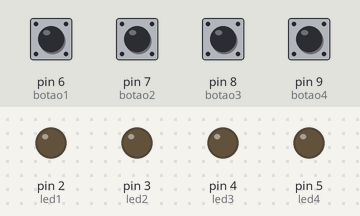
A program run on a simulated Arduino Uno, built with avr-gcc and run on an emulated ATmega328P. Parts: output pins drawn as LEDs (lit = HIGH). The inputs (shaded band) are chosen by the test bench; at power-on: pin 6 (botao1), pin 7 (botao2), pin 8 (botao3), pin 9 (botao4) HIGH.

Above: at 1.2 s.
1.3 s: pin 6 (botao1) pulled LOW for 0.15 s
At 1.37 s:
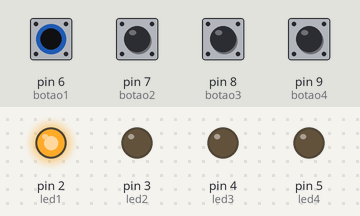
2.9 s: pin 7 (botao2) pulled LOW for 0.15 s
At 2.97 s:
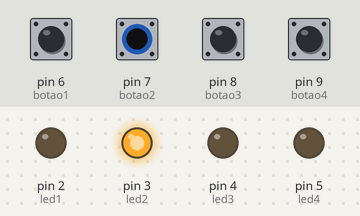
4.5 s: pin 8 (botao3) pulled LOW for 0.15 s
At 4.57 s:
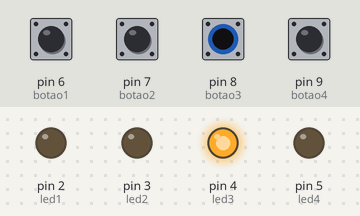
6.1 s: pin 9 (botao4) pulled LOW for 0.15 s
At 6.17 s:
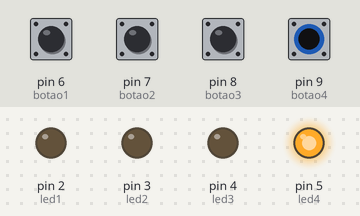
7.7 s: pin 6 (botao1) driven LOW and pin 7 (botao2) driven LOW
At 8.5 s:
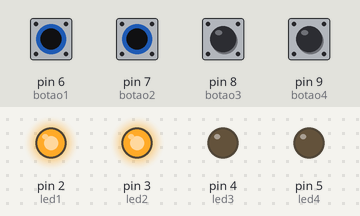
9.2 s: pin 8 (botao3) pulled LOW for 1 s
At 9.6 s:
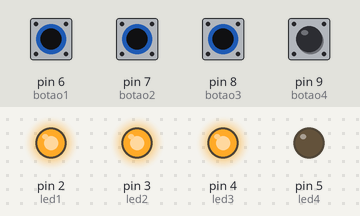
Timing chart, 0 to 12.2 s (numbered marks = the images above; inputs shaded):
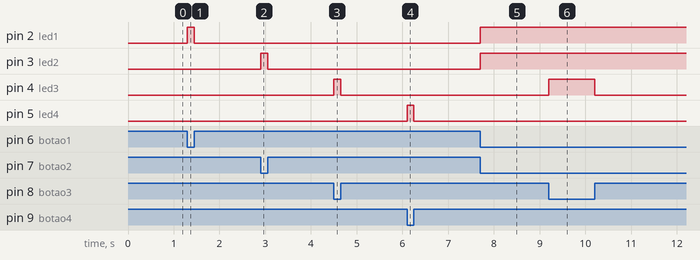

Measured:
- after the input at 1.3 s, pin 2 (led1): LOW → HIGH at once, → LOW 0.15 s later
- after the input at 2.9 s, pin 3 (led2): LOW → HIGH at once, → LOW 0.15 s later
- after the input at 4.5 s, pin 4 (led3): LOW → HIGH at once, → LOW 0.15 s later
- after the input at 6.1 s, pin 5 (led4): LOW → HIGH at once, → LOW 0.15 s later
- after the input at 7.7 s, pin 2 (led1), pin 3 (led2): LOW → HIGH at once
- after the input at 9.2 s, pin 4 (led3): LOW → HIGH at once, → LOW 1.0 s later

The program:

main.cpp
```cpp
#include <Arduino.h>

// LEDs
int led1 = 2;
int led2 = 3;
int led3 = 4;
int led4 = 5;

// Botões
int botao1 = 6;
int botao2 = 7;
int botao3 = 8;
int botao4 = 9;

void setup() {
  // LEDs como saída
  pinMode(led1, OUTPUT);
  pinMode(led2, OUTPUT);
  pinMode(led3, OUTPUT);
  pinMode(led4, OUTPUT);

  // Botões como entrada com pull-up interno
  pinMode(botao1, INPUT_PULLUP);
  pinMode(botao2, INPUT_PULLUP);
  pinMode(botao3, INPUT_PULLUP);
  pinMode(botao4, INPUT_PULLUP);
}

void loop() {
  // Botão 1 controla LED 1
  if (digitalRead(botao1) == LOW) {
    digitalWrite(led1, HIGH);
  } else {
    digitalWrite(led1, LOW);
  }

  // Botão 2 controla LED 2
  if (digitalRead(botao2) == LOW) {
    digitalWrite(led2, HIGH);
  } else {
    digitalWrite(led2, LOW);
  }

  // Botão 3 controla LED 3
  if (digitalRead(botao3) == LOW) {
    digitalWrite(led3, HIGH);
  } else {
    digitalWrite(led3, LOW);
  }

  // Botão 4 controla LED 4
  if (digitalRead(botao4) == LOW) {
    digitalWrite(led4, HIGH);
  } else {
    digitalWrite(led4, LOW);
  }
}
```
